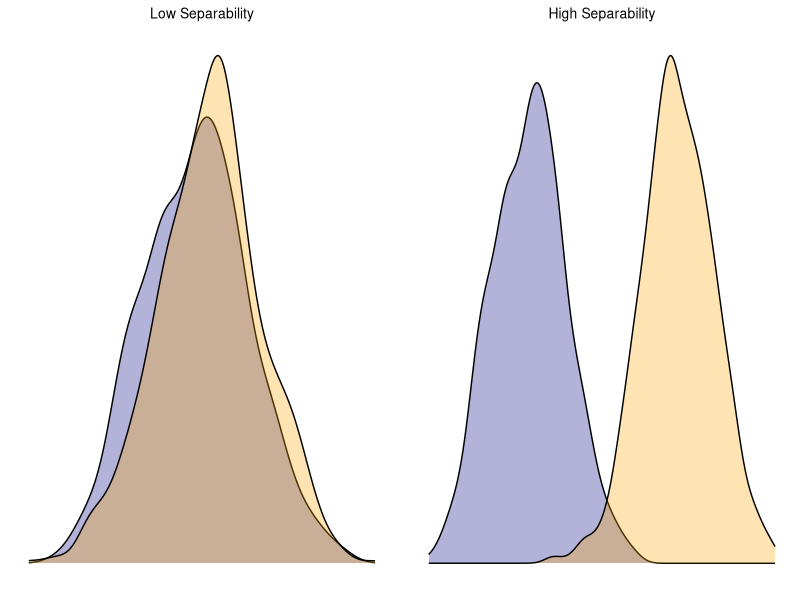

This figure's R source:
## ---- chunk 1
library(ggplot2)
a <- rnorm(1000,10,10)
b <- rnorm(1000,12,10)
c <- rnorm(1000,50,10)
sep.df <- data.frame(a, b, c)

lowsep <- ggplot(sep.df) + geom_density(aes(a), fill = "navy", alpha = 0.3)  +
                      geom_density(aes(b), fill = "orange", alpha = 0.3) + ggtitle("Low Separability" ) + 
              theme(plot.title = element_text(size = 10,hjust = 0.5), axis.line=element_blank(),axis.text.x=element_blank(),
              axis.text.y=element_blank(),axis.ticks=element_blank(),
              axis.title.x=element_blank(),
              axis.title.y=element_blank(),legend.position="none",
              panel.background=element_blank(),panel.border=element_blank(),panel.grid.major=element_blank(),
              panel.grid.minor=element_blank(),plot.background=element_blank())

highsep <- ggplot(sep.df) + geom_density(aes(a), fill = "navy", alpha = 0.3)  +
                  geom_density(aes(c), fill = "orange", alpha = 0.3) +  ggtitle("High Separability" ) + 
              theme(plot.title = element_text(size = 10,hjust = 0.5), axis.line=element_blank(),axis.text.x=element_blank(),
              axis.text.y=element_blank(),axis.ticks=element_blank(),
              axis.title.x=element_blank(),
              axis.title.y=element_blank(),legend.position="none",
              panel.background=element_blank(),panel.border=element_blank(),panel.grid.major=element_blank(),
              panel.grid.minor=element_blank(),plot.background=element_blank())
library(gridExtra)
grid.arrange(lowsep, highsep, ncol = 2)
